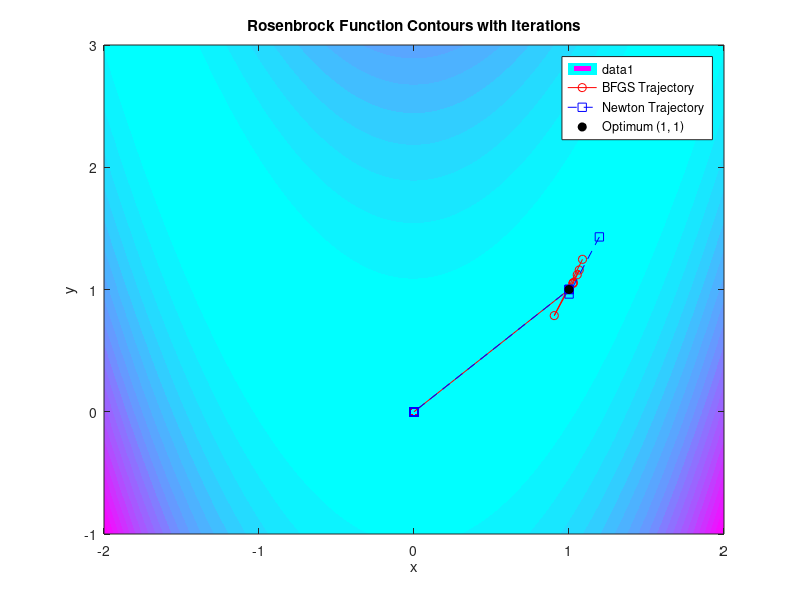
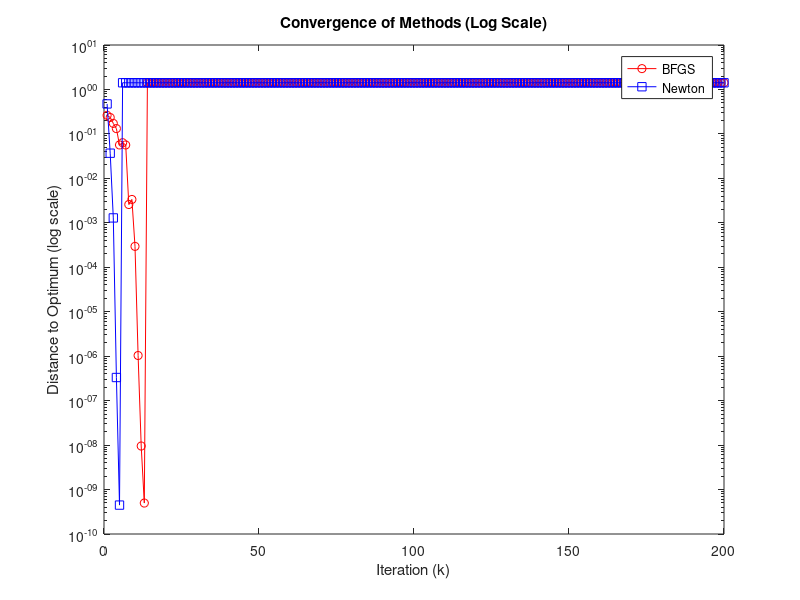
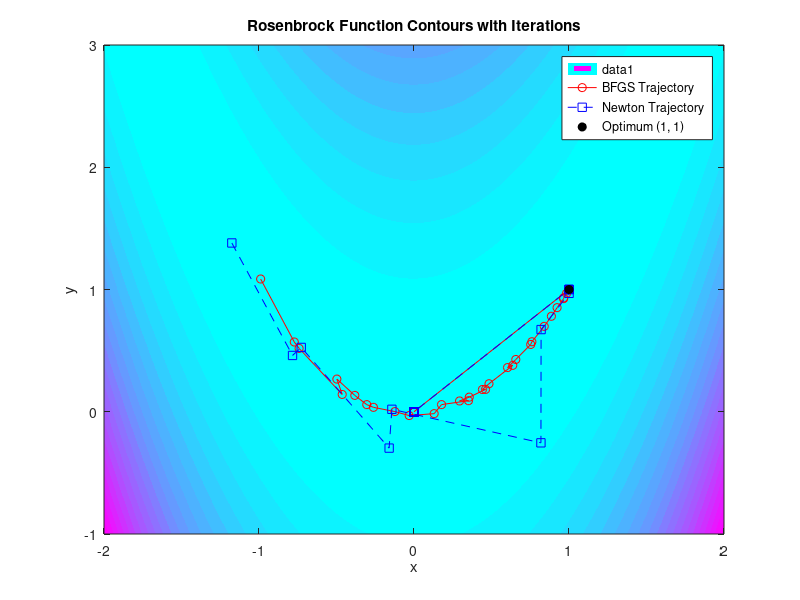
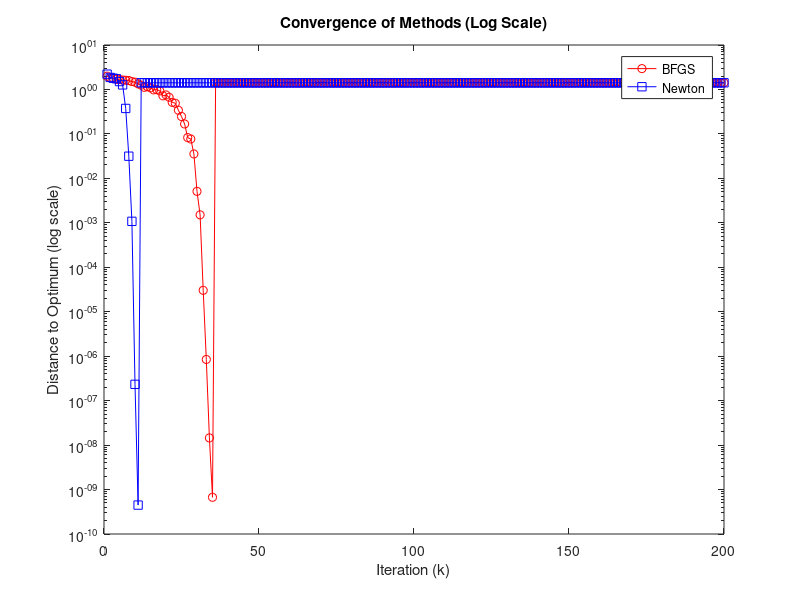

The MATLAB source for these figures, in order:
function rosenbrock_trust_region
    % Define initial guesses for optimization
    initial_guesses = [1.2, 1.2; -1.2, 1];  % Starting points
    target = [1, 1];  % Optimal point for convergence calculation

    for i = 1:size(initial_guesses, 1)
        initial_guess = initial_guesses(i, :);
        fprintf('Initial guess: (%.1f, %.1f)\n', initial_guess(1), initial_guess(2));

        % Run BFGS Trust-Region
        [x_bfgs, iter_bfgs, num_bfgs_iter] = bfgs_trust_region(@rosenbrock_function, initial_guess, 200);
        fprintf('Final position for BFGS: (%.4f, %.4f)\n', x_bfgs(1), x_bfgs(2));
        fprintf('Number of iterations for BFGS: %d\n', num_bfgs_iter);

        % Run Newton Trust-Region
        [x_newton, iter_newton, num_newton_iter] = newton_trust_region(@rosenbrock_function, initial_guess, 200);
        fprintf('Final position for Newton: (%.4f, %.4f)\n', x_newton(1), x_newton(2));
        fprintf('Number of iterations for Newton: %d\n', num_newton_iter);


        [X, Y] = meshgrid(-2:0.05:2, -1:0.05:3);
        Z = 100 * (Y - X.^2).^2 + (1 - X).^2;  % Rosenbrock function for contour

        % Plot the contours of the Rosenbrock function
        figure;
        contourf(X, Y, Z, 20, 'LineColor', 'none'); 
        colormap('cool');
        hold on;

        % Plot BFGS and Newton iteration trajectories
        plot(iter_bfgs(:,1), iter_bfgs(:,2), 'r-o', 'DisplayName', 'BFGS Trajectory');
        plot(iter_newton(:,1), iter_newton(:,2), 'b--s', 'DisplayName', 'Newton Trajectory');
        plot(1, 1, 'ko', 'MarkerFaceColor', 'k', 'DisplayName', 'Optimum (1, 1)');
        legend show;
        title('Rosenbrock Function Contours with Iterations');
        xlabel('x');
        ylabel('y');
        hold off;

        % Calculate and plot distance to optimum
        dist_bfgs = vecnorm(iter_bfgs - target, 2, 2);
        dist_newton = vecnorm(iter_newton - target, 2, 2);

        figure;
        semilogy(1:length(dist_bfgs), dist_bfgs, 'r-o', 'DisplayName', 'BFGS');
        hold on;
        semilogy(1:length(dist_newton), dist_newton, 'b-s', 'DisplayName', 'Newton');  
        xlabel('Iteration (k)');
        ylabel('Distance to Optimum (log scale)');
        title('Convergence of Methods (Log Scale)');
        legend show;
        hold off;
    end
end

function [x, iter, num_iter] = bfgs_trust_region(func, initial_guess, max_iter)
    x = initial_guess(:)';
    tol = 1e-8;
    B = eye(2); % Start with identity matrix as initial Hessian approximation
    iter = zeros(max_iter, 2); % Store iterations
    k = 1;
    
    while k <= max_iter
        grad = numerical_gradient(func, x(1), x(2));
        s = -B \ grad(:); % Search direction
        
        % Perform a backtracking line search (or use a fixed step size for simplicity)
        alpha = 1;
        while func(x(1) + alpha * s(1), x(2) + alpha * s(2)) > func(x(1), x(2)) + 0.001 * alpha * (grad' * s)
            alpha = alpha / 2;
        end
        
        % Update x
        x_new = x + alpha * s';
        iter(k, :) = x_new;
        
        % Calculate new gradient
        grad_new = numerical_gradient(func, x_new(1), x_new(2));
        
        % Update BFGS approximation of the inverse Hessian
        y = grad_new - grad; % Gradient difference
        s = x_new - x; % Step difference
        
        % Ensure s and y are column vectors
        s = s(:); % Convert s to a column vector
        y = y(:); % Convert y to a column vector
        
        % Update B using the BFGS formula
        if (y' * s) > 1e-10 % Ensure that we have a valid update
            B = B + (y * y') / (y' * s) - (B * (s * s') * B) / (s' * B * s);
        end
        
        % Check for convergence
        if norm(grad_new) < tol
            %fprintf('Converged at iteration %d\n', k); 
            break;
        end
        
        x = x_new; 
        k = k + 1;
    end
    num_iter = k - 1;  % Record the number of iterations
end

function [x, iter, num_iter] = newton_trust_region(func, initial_guess, max_iter)
    % Trust-Region Newton with exact subspace solver
    x = initial_guess(:)';
    iter = zeros(max_iter, 2);
    tol = 1e-8;

    for k = 1:max_iter
        grad = numerical_gradient(func, x(1), x(2));  % Compute gradient
        hess = numerical_hessian(func, x(1), x(2));   % Compute Hessian

        % Newton step
        p = -hess \ grad(:);

        % Trust-region constraint: normalize step if it's too large
        delta = 1.0;
        if norm(p) > delta
            p = delta * p / norm(p);  % Apply trust-region constraint
        end

        % Update and record iteration
        x_new = x + p';
        iter(k, :) = x_new;

        % Compute new gradient at the updated step
        grad_new = numerical_gradient(func, x_new(1), x_new(2));

        x = x_new;

        % Convergence check
        if norm(grad_new) < tol
            fprintf('Converged at iteration %d\n', k);  % Show early convergence
            break;
        end
    end
    num_iter = k - 1;  % Record the number of iterations
end

function z = rosenbrock_function(x, y)
    z = 100 * (y - x^2)^2 + (1 - x)^2;  % Rosenbrock function
end

function grad = numerical_gradient(func, x, y)
    h = 1e-6; % Small step for finite difference
    grad_x = (func(x + h, y) - func(x - h, y)) / (2 * h);
    grad_y = (func(x, y + h) - func(x, y - h)) / (2 * h);
    grad = [grad_x; grad_y];
end

function hess = numerical_hessian(func, x, y)
    h = 1e-6; % Small step for finite difference
    grad_x_plus_h = numerical_gradient(func, x + h, y);
    grad_x_minus_h = numerical_gradient(func, x - h, y);
    grad_y_plus_h = numerical_gradient(func, x, y + h);
    grad_y_minus_h = numerical_gradient(func, x, y - h);

    hess = zeros(2, 2);
    hess(1, 1) = (grad_x_plus_h(1) - grad_x_minus_h(1)) / (2 * h); % fxx
    hess(1, 2) = (grad_y_plus_h(1) - grad_y_minus_h(1)) / (2 * h); % fxy
    hess(2, 1) = hess(1, 2); % Symmetry
    hess(2, 2) = (grad_y_plus_h(2) - grad_y_minus_h(2)) / (2 * h); % fyy
end
